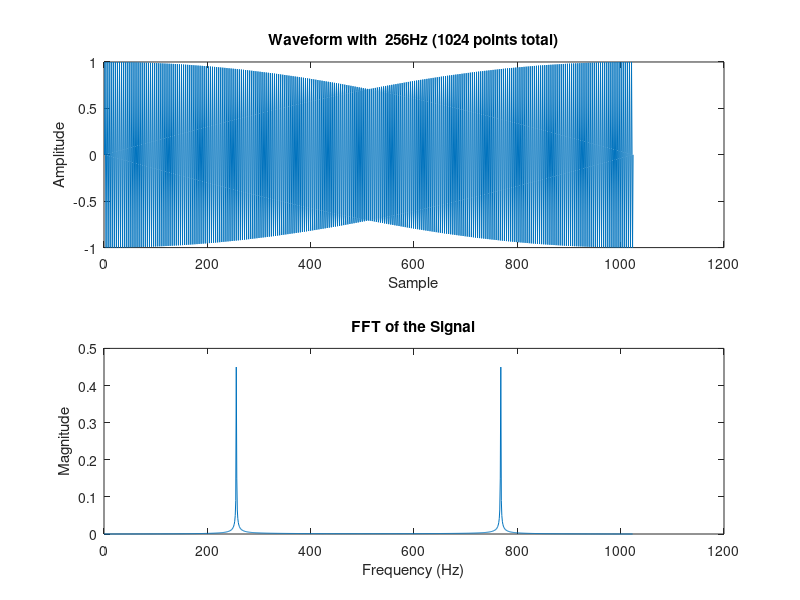

Here is the MATLAB script that generated this plot:
%{
  
  In this code, we start by defining the necessary parameters such as numPoints (total number of points), sampleFrequency (sample frequency in Hz), signalFrequency (signal frequency in Hz), and pointsPerCycle (number of points per cycle).

A signal is then generated using a sine wave with a frequency of signalFrequency. The time vector t is created using the linspace function, spanning the duration of the signal based on the numPoints and sampleFrequency.

Next, the FFT of the signal is computed using the fft function, yielding fftResult, which represents the complex-valued FFT coefficients. The magnitude spectrum is obtained by calculating the absolute values of fftResult, stored in fftMagnitude. This spectrum is then normalized by dividing it by numPoints to obtain fftMagnitudeNormalized.

The frequency axis is determined using the formula frequencyAxis = (0:numPoints-1) * sampleFrequency / numPoints, representing the frequency values corresponding to each FFT coefficient.

Finally, the code plots the waveform of the signal in the first subplot, and the FFT magnitude spectrum in the second subplot. Appropriate labels and titles are provided to enhance the interpretation of the plots.

By executing this code in MATLAB, you will visualize the waveform and the FFT magnitude spectrum of the generated signal with a frequency of 256 Hz.
%}


% Parameters
numPoints = 1024;            % Total number of points
sampleFrequency = 1024;      % Sample frequency in Hz
signalFrequency = 256;        % Signal frequency in Hz
pointsPerCycle = sampleFrequency / signalFrequency;  % Number of points per cycle

% Generate signal
t = linspace(0, numPoints/sampleFrequency, numPoints);  % Time vector
signal = sin(2*pi*signalFrequency*t);  % Generate signal (sine wave)

% Perform FFT
fftResult = fft(signal, numPoints);
fftMagnitude = abs(fftResult);
fftMagnitudeNormalized = fftMagnitude / numPoints;

% Frequency axis
frequencyAxis = (0:numPoints-1) * sampleFrequency / numPoints;


% Plot the waveform
subplot(2,1,1)
plot(signal)
xlabel('Sample')
ylabel('Amplitude')
title('Waveform with  256Hz (1024 points total)')
subplot(2,1,2)

% Plot the FFT magnitude
plot(frequencyAxis, fftMagnitudeNormalized)
xlabel('Frequency (Hz)')
ylabel('Magnitude')
title('FFT of the Signal')
